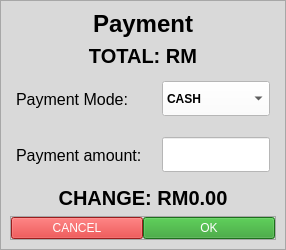
     <widget class="QWidget" name="payment">
      <layout class="QGridLayout" name="gridLayout_12">
       <property name="leftMargin">
        <number>0</number>
       </property>
       <property name="topMargin">
        <number>0</number>
       </property>
       <property name="rightMargin">
        <number>0</number>
       </property>
       <property name="bottomMargin">
        <number>0</number>
       </property>
       <property name="spacing">
        <number>0</number>
       </property>
       <item row="1" column="0">
        <widget class="QFrame" name="frame_50">
         <property name="sizePolicy">
          <sizepolicy hsizetype="MinimumExpanding" vsizetype="Preferred">
           <horstretch>0</horstretch>
           <verstretch>0</verstretch>
          </sizepolicy>
         </property>
         <property name="maximumSize">
          <size>
           <width>100</width>
           <height>16777215</height>
          </size>
         </property>
         <property name="frameShape">
          <enum>QFrame::StyledPanel</enum>
         </property>
         <property name="frameShadow">
          <enum>QFrame::Raised</enum>
         </property>
        </widget>
       </item>
       <item row="0" column="0" colspan="3">
        <widget class="QFrame" name="frame_48">
         <property name="maximumSize">
          <size>
           <width>16777215</width>
           <height>30</height>
          </size>
         </property>
         <property name="frameShape">
          <enum>QFrame::StyledPanel</enum>
         </property>
         <property name="frameShadow">
          <enum>QFrame::Raised</enum>
         </property>
        </widget>
       </item>
       <item row="1" column="2">
        <widget class="QFrame" name="frame_51">
         <property name="sizePolicy">
          <sizepolicy hsizetype="MinimumExpanding" vsizetype="Preferred">
           <horstretch>0</horstretch>
           <verstretch>0</verstretch>
          </sizepolicy>
         </property>
         <property name="maximumSize">
          <size>
           <width>100</width>
           <height>16777215</height>
          </size>
         </property>
         <property name="frameShape">
          <enum>QFrame::StyledPanel</enum>
         </property>
         <property name="frameShadow">
          <enum>QFrame::Raised</enum>
         </property>
        </widget>
       </item>
       <item row="2" column="0" colspan="3">
        <widget class="QFrame" name="frame_49">
         <property name="maximumSize">
          <size>
           <width>16777215</width>
           <height>30</height>
          </size>
         </property>
         <property name="frameShape">
          <enum>QFrame::StyledPanel</enum>
         </property>
         <property name="frameShadow">
          <enum>QFrame::Raised</enum>
         </property>
        </widget>
       </item>
       <item row="1" column="1">
        <widget class="QFrame" name="frame_47">
         <property name="styleSheet">
          <string notr="true">background-color: rgba(217,217,217,255)</string>
         </property>
         <property name="frameShape">
          <enum>QFrame::StyledPanel</enum>
         </property>
         <property name="frameShadow">
          <enum>QFrame::Raised</enum>
         </property>
         <layout class="QGridLayout" name="gridLayout_13">
          <item row="0" column="0" colspan="4" alignment="Qt::AlignHCenter">
           <widget class="QLabel" name="label_24">
            <property name="sizePolicy">
             <sizepolicy hsizetype="Fixed" vsizetype="Fixed">
              <horstretch>0</horstretch>
              <verstretch>0</verstretch>
             </sizepolicy>
            </property>
            <property name="maximumSize">
             <size>
              <width>925</width>
              <height>50</height>
             </size>
            </property>
            <property name="sizeIncrement">
             <size>
              <width>0</width>
              <height>0</height>
             </size>
            </property>
            <property name="styleSheet">
             <string notr="true"/>
            </property>
            <property name="text">
             <string>&lt;html&gt;&lt;head/&gt;&lt;body&gt;&lt;p&gt;&lt;span style=&quot; font-size:18pt; font-weight:600;&quot;&gt;Payment&lt;/span&gt;&lt;/p&gt;&lt;/body&gt;&lt;/html&gt;</string>
            </property>
            <property name="textFormat">
             <enum>Qt::AutoText</enum>
            </property>
            <property name="alignment">
             <set>Qt::AlignCenter</set>
            </property>
           </widget>
          </item>
          <item row="1" column="0" colspan="4">
           <widget class="QLabel" name="lbl_total_pymnt">
            <property name="font">
             <font>
              <pointsize>15</pointsize>
              <weight>75</weight>
              <bold>true</bold>
             </font>
            </property>
            <property name="text">
             <string>TOTAL: RM</string>
            </property>
            <property name="alignment">
             <set>Qt::AlignCenter</set>
            </property>
           </widget>
          </item>
          <item row="2" column="0" rowspan="2">
           <widget class="QFrame" name="frame_53">
            <property name="sizePolicy">
             <sizepolicy hsizetype="Expanding" vsizetype="Preferred">
              <horstretch>0</horstretch>
              <verstretch>0</verstretch>
             </sizepolicy>
            </property>
            <property name="frameShape">
             <enum>QFrame::StyledPanel</enum>
            </property>
            <property name="frameShadow">
             <enum>QFrame::Raised</enum>
            </property>
           </widget>
          </item>
          <item row="2" column="1">
           <widget class="QLabel" name="label_26">
            <property name="minimumSize">
             <size>
              <width>140</width>
              <height>50</height>
             </size>
            </property>
            <property name="font">
             <font>
              <pointsize>12</pointsize>
              <weight>50</weight>
              <bold>false</bold>
             </font>
            </property>
            <property name="text">
             <string>Payment Mode:</string>
            </property>
           </widget>
          </item>
          <item row="2" column="2">
           <widget class="QComboBox" name="comboBox">
            <property name="minimumSize">
             <size>
              <width>0</width>
              <height>35</height>
             </size>
            </property>
            <property name="font">
             <font>
              <weight>75</weight>
              <bold>true</bold>
             </font>
            </property>
            <property name="styleSheet">
             <string notr="true">background-color: rgb(255, 255, 255)</string>
            </property>
            <item>
             <property name="text">
              <string>CASH</string>
             </property>
            </item>
            <item>
             <property name="text">
              <string>ONLINE</string>
             </property>
            </item>
           </widget>
          </item>
          <item row="2" column="3" rowspan="2">
           <widget class="QFrame" name="frame_54">
            <property name="sizePolicy">
             <sizepolicy hsizetype="Expanding" vsizetype="Preferred">
              <horstretch>0</horstretch>
              <verstretch>0</verstretch>
             </sizepolicy>
            </property>
            <property name="frameShape">
             <enum>QFrame::StyledPanel</enum>
            </property>
            <property name="frameShadow">
             <enum>QFrame::Raised</enum>
            </property>
           </widget>
          </item>
          <item row="3" column="1">
           <widget class="QLabel" name="label_27">
            <property name="minimumSize">
             <size>
              <width>140</width>
              <height>50</height>
             </size>
            </property>
            <property name="font">
             <font>
              <pointsize>12</pointsize>
              <weight>50</weight>
              <bold>false</bold>
             </font>
            </property>
            <property name="text">
             <string>Payment amount:</string>
            </property>
           </widget>
          </item>
          <item row="3" column="2">
           <widget class="QLineEdit" name="lineEdit_2">
            <property name="minimumSize">
             <size>
              <width>0</width>
              <height>35</height>
             </size>
            </property>
            <property name="styleSheet">
             <string notr="true">background-color: rgb(255, 255, 255)</string>
            </property>
           </widget>
          </item>
          <item row="4" column="0" colspan="4">
           <widget class="QLabel" name="label_28">
            <property name="font">
             <font>
              <pointsize>15</pointsize>
              <weight>75</weight>
              <bold>true</bold>
             </font>
            </property>
            <property name="text">
             <string>CHANGE: RM0.00</string>
            </property>
            <property name="alignment">
             <set>Qt::AlignCenter</set>
            </property>
           </widget>
          </item>
          <item row="5" column="0" colspan="4">
           <widget class="QFrame" name="frame_52">
            <property name="frameShape">
             <enum>QFrame::StyledPanel</enum>
            </property>
            <property name="frameShadow">
             <enum>QFrame::Raised</enum>
            </property>
            <layout class="QHBoxLayout" name="horizontalLayout_5">
             <property name="spacing">
              <number>0</number>
             </property>
             <property name="leftMargin">
              <number>0</number>
             </property>
             <property name="topMargin">
              <number>0</number>
             </property>
             <property name="rightMargin">
              <number>0</number>
             </property>
             <property name="bottomMargin">
              <number>0</number>
             </property>
             <item>
              <widget class="QPushButton" name="btn_cancel_pymnt">
               <property name="maximumSize">
                <size>
                 <width>180</width>
                 <height>40</height>
                </size>
               </property>
               <property name="styleSheet">
                <string notr="true">background-color: rgba(215,41,41,255);
color: rgb(255, 255, 255);</string>
               </property>
               <property name="text">
                <string>CANCEL</string>
               </property>
               <property name="icon">
                <iconset resource="../resources.qrc">
                 <normaloff>:/icons/x.svg</normaloff>:/icons/x.svg</iconset>
               </property>
              </widget>
             </item>
             <item>
              <widget class="QPushButton" name="btn_ok_pymnt">
               <property name="maximumSize">
                <size>
                 <width>180</width>
                 <height>40</height>
                </size>
               </property>
               <property name="styleSheet">
                <string notr="true">background-color: rgba(41,156,39,255);
color: rgb(255, 255, 255);</string>
               </property>
               <property name="text">
                <string>OK</string>
               </property>
               <property name="icon">
                <iconset resource="../resources.qrc">
                 <normaloff>:/icons/check.svg</normaloff>:/icons/check.svg</iconset>
               </property>
              </widget>
             </item>
            </layout>
           </widget>
          </item>
         </layout>
         <zorder>frame_52</zorder>
         <zorder>label_24</zorder>
         <zorder>lbl_total_pymnt</zorder>
         <zorder>comboBox</zorder>
         <zorder>label_26</zorder>
         <zorder>label_27</zorder>
         <zorder>lineEdit_2</zorder>
         <zorder>label_28</zorder>
         <zorder>frame_53</zorder>
         <zorder>frame_54</zorder>
        </widget>
       </item>
      </layout>
     </widget>
